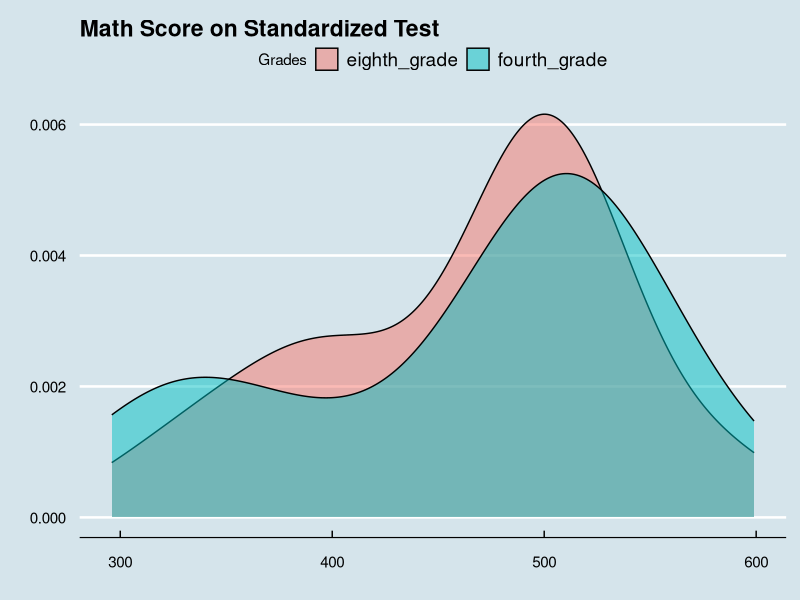

Reproduce this figure in R.
## ---- chunk 1
library(dplyr)
library(ggplot2)
library(ggthemes)
library(tidyr)
library(gridExtra)

math4 <- read.csv("data/mathScore4.csv", header=TRUE,stringsAsFactors = FALSE) %>%
  select('geo','X2007')
colnames(math4) <- c('countries','fourth_grade')

math8 <- read.csv("data/mathScore8.csv", header=TRUE,stringsAsFactors = FALSE) %>%
  select('geo','X2007')
colnames(math8) <- c('countries','eighth_grade')

mathScores <- inner_join(math4,math8,by="countries")
mathScores <- gather(mathScores,Grades,score,-countries)
head(mathScores)
## ---- chunk 2

mathScores %>% group_by(Grades) %>% ggplot(aes(score,fill=Grades)) + 
  geom_density(alpha=.5)  +
  ylab('') + xlab('') + 
  ggtitle('Math Score on Standardized Test') +theme_economist()
